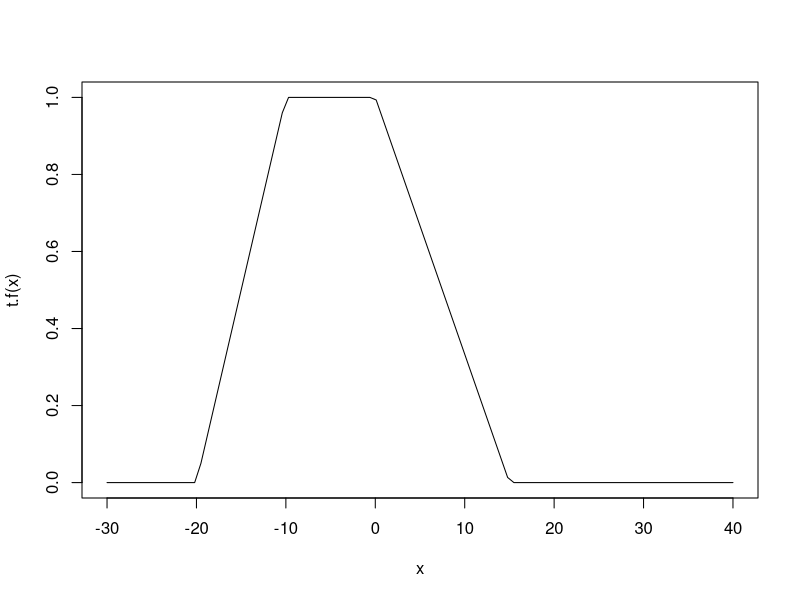
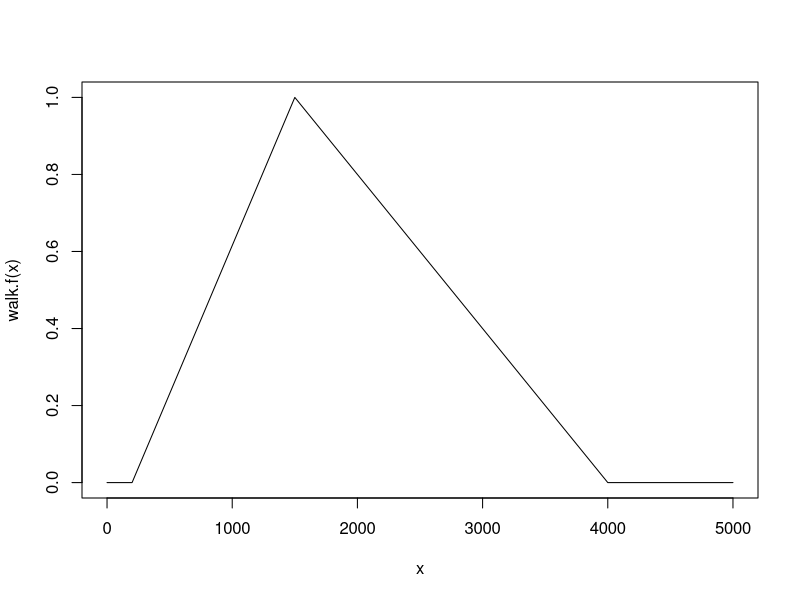

Recreate these plots in R, in order.

#### Fuzzy Sets ####

### LAB 4: Fuzzy Rules, Degree of Fulfillment
### Ch 3 / page 28 [43]
###
### Leonard Mada

### draft 0.1

### (1) Degree of Fulfillment
### (2) Experimental: using R operators


#####################

### Generic Functions

### construct Triangular/Trapezoidal Fuzzy Numbers
fzbase.f = function(x, lim) {
	if(x < lim[1]) {
		return(0)
	} else if(x < lim[2]) {
		iLow = 1
		iTop = 2
		val = (x - lim[iLow]) / (lim[iTop] - lim[iLow])
		
		return(val)
	} else if(length(lim) == 4) {
		# Trapezoidal Set
		if(x < lim[3]) {
			return(1)
		}
		offset = 1
	} else {
		offset = 0
	}
	
	if(x < lim[3 + offset]) {
		iLow = 2 + offset
		iTop = 3 + offset
		val = 1 - (x - lim[iLow]) / (lim[iTop] - lim[iLow])
		
		return(val)
	} else {
		return(0)
	}
}
fz.f = function(x, lim) {
	# vectorized version of function
	return(sapply(x, fzbase.f, lim))
}

###################

#### Exercises ####

### 1.) Definition of Numbers

### Temperature Set
# Cold: Trapezoidal number
# 0: ...:-20;
# fz: -20:-10;
# 1: -10:0;
# fz: 0:15;
# 0: 15:...;
t.f = function(x) {
	return(fz.f(x, c(-20,-10,0,15)))
}
### Plot
curve(t.f, from=-30, to=40)


### Long Walk Set
# Long Walk: Triangular number
# 0: ...:200;
# fz: 200:1500;
# fz: 1500:4000;
# 0: 4000:...;
walk.f = function(x) {
	return(fz.f(x, c(200,1500,4000)))
}
### Plot
curve(walk.f, from=0, to=5000)


##############################

### 2.) Fuzzy Rules: Degree of fulfillment

# Exercise:
# T = 5 C, Dist = 500
# is solved below

#### DOF: Operators ####

###############
### 1.) NOT ###

not.dof = function(x, f) {
	return(1 - f(x))
}

# Example
not.dof(5, t.f)
# 0.333
not.dof(500, walk.f)
# 0.769


###############
### 2.) AND ###

and.dof = function(x, f1, f2) {
	dim = dim(x)
	if( ! is.null(dim) & length(dim) == 2) {
		# processing multiple values
		dof = f1(x[ , 1]) * f2(x[ , 2])
	} else {
		dof = f1(x[[1]]) * f2(x[[2]])
	}
	return(dof)
}

# Example
and.dof(c(5, 500), t.f, walk.f)
# 0.1538

# (NOT in the Lab, but may be practical)
# multiple values
vals = cbind(5:7, seq(500, 700, by=100))
and.dof(vals, t.f, walk.f)

### multiple args AND
and.multi.dof = function(x, fs) {
	len = length(fs)
	dof = sapply(1:len, function(id) fs[[id]](x[,id]))
	return(apply(dof, 1, prod))
}
vals = cbind(5:7, seq(500, 700, by=100))
and.multi.dof(vals, c(t.f, walk.f))


#######################
### 3.) AND (Logic) ###

and.logic.dof = function(x, fs) {
	len = length(fs)
	dim = dim(x)
	if(is.null(dim)) {
		dof = sapply(1:len, function(id) fs[[id]](x[id]))
		return(min(dof))
	} else if(length(dim) == 2) {
		# processing multiple values
		dof = sapply(1:len, function(id) fs[[id]](x[,id]))
	}
	return(apply(dof, 1, min))
}

# Example
and.logic.dof(c(5, 500), c(t.f, walk.f))
# 0.2307

# multiple values
vals = cbind(5:7, seq(500, 700, by=100))
and.logic.dof(vals, c(t.f, walk.f))


##############
### 4.) OR ###
# DOF = sum() - prod()

or.dof = function(x, f1, f2) {
	dim = dim(x)
	if( ! is.null(dim) & length(dim) == 2) {
		# processing multiple values
		dof = f1(x[ , 1]) + f2(x[ , 2]) - f1(x[ , 1]) * f2(x[ , 2])
	} else {
		dof = f1(x[1]) + f2(x[2]) - f1(x[1]) * f2(x[2])
	}
	return(dof)
}

# Example
or.dof(c(5, 500), t.f, walk.f)
# 0.744


######################
### 5.) OR (Logic) ###

or.logic.dof = function(x, fs) {
	len = length(fs)
	dim = dim(x)
	if(is.null(dim)) {
		dof = sapply(1:len, function(id) fs[[id]](x[id]))
		return(max(dof))
	} else if(length(dim) == 2) {
		# processing multiple values
		dof = sapply(1:len, function(id) fs[[id]](x[,id]))
	}
	return(apply(dof, 1, max))
}

# Example
or.logic.dof(c(5, 500), c(t.f, walk.f))
# 0.67

# multiple values
vals = cbind(5:7, seq(500, 700, by=100))
or.logic.dof(vals, c(t.f, walk.f))


###############
### 6.) XOR ###
# DOF = sum() - 2*prod()

xor.dof = function(x, f1, f2) {
	dim = dim(x)
	if( ! is.null(dim) & length(dim) == 2) {
		# processing multiple values
		dof = f1(x[ , 1]) + f2(x[ , 2]) - 2 * f1(x[ , 1]) * f2(x[ , 2])
	} else {
		dof = f1(x[1]) + f2(x[2]) - 2 * f1(x[1]) * f2(x[2])
	}
	return(dof)
}

# Example
xor.dof(c(5, 500), t.f, walk.f)
# 0.5897

# multiple values
vals = cbind(5:7, seq(500, 700, by=100))
xor.dof(vals, t.f, walk.f)


#######################
### 7.) XOR (Logic) ###
# DOF = max(min(1-f1, f2), (f1, 1-f2))

xor.logic.dof = function(x, fs) {
	# TODO: compute properly when >= 3 fs
	len = length(fs)
	dim = dim(x)
	if(is.null(dim)) {
		dof = sapply(1:len, function(id) fs[[id]](x[id]))
		# TODO
		tmp = c(min(1 - dof[[1]], dof[[2]]), min(dof[[1]], 1 - dof[[2]]))
		return(max(tmp))
	} else if(length(dim) == 2) {
		# processing multiple values
		dof = sapply(1:len, function(id) fs[[id]](x[,id]))
	}
	tmp = sapply(1:len, function(col) min(1 - dof[,col], dof[,-col]))
	return(apply(dof, 1, max))
}

# Example
xor.logic.dof(c(5, 500), c(t.f, walk.f))
# 0.67

# multiple values
vals = cbind(5:7, seq(500, 700, by=100))
xor.logic.dof(vals, c(t.f, walk.f))



########################

### EXPERIMENTAL
### with Operators in R
fz = function(x, f) {
	x.fz = list("x"=x, "f"=f)
	class(x.fz) = "fz"
	return(x.fz)
}
print.fz = function(fz) {
	print(fz$x)
}
'!.fz' = function(fz1) {
	# not quite correct
	# returns the confidence value (wrapped as a fuzzy number)
	return(fz(1 - fz1$f(fz1$x), fz1$f))
}
'&.fz' = function(fz1, fz2) {
	return(fz1$f(fz1$x) * fz2$f(fz2$x))
}
'|.fz' = function(fz1, fz2) {
	r1 = fz1$f(fz1$x)
	r2 = fz2$f(fz2$x)
	return(r1 + r2 - r1 * r2)
}
x.t = fz(5, t.f)
x.walk = fz(500, walk.f)
# print/compute various values
x.t
! x.t
x.t & x.walk
x.t | x.walk
# TODO: return ? fz-object ?

